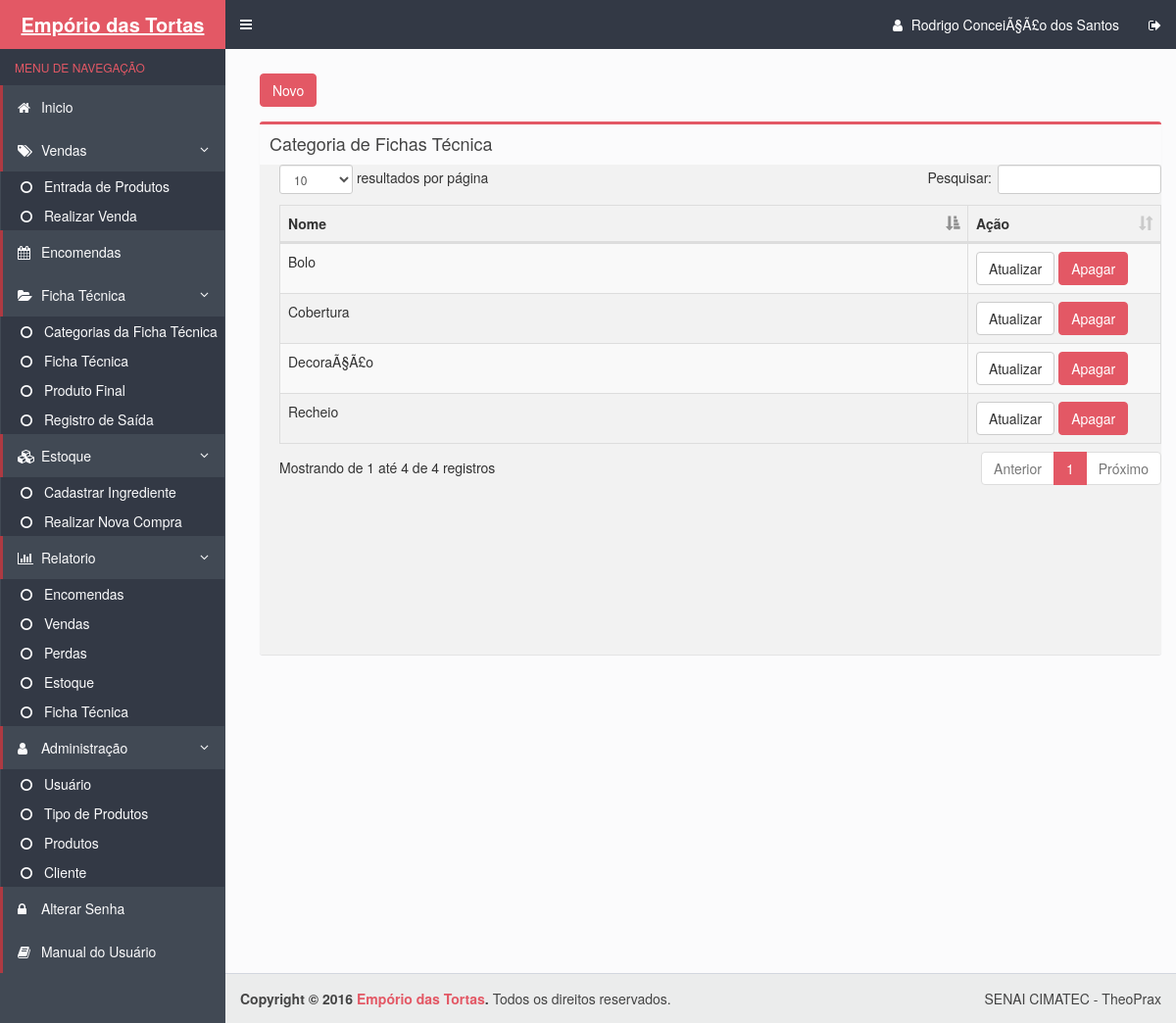
Before: /categoria_ficha_tecnica.php (signed in) with the older database file.
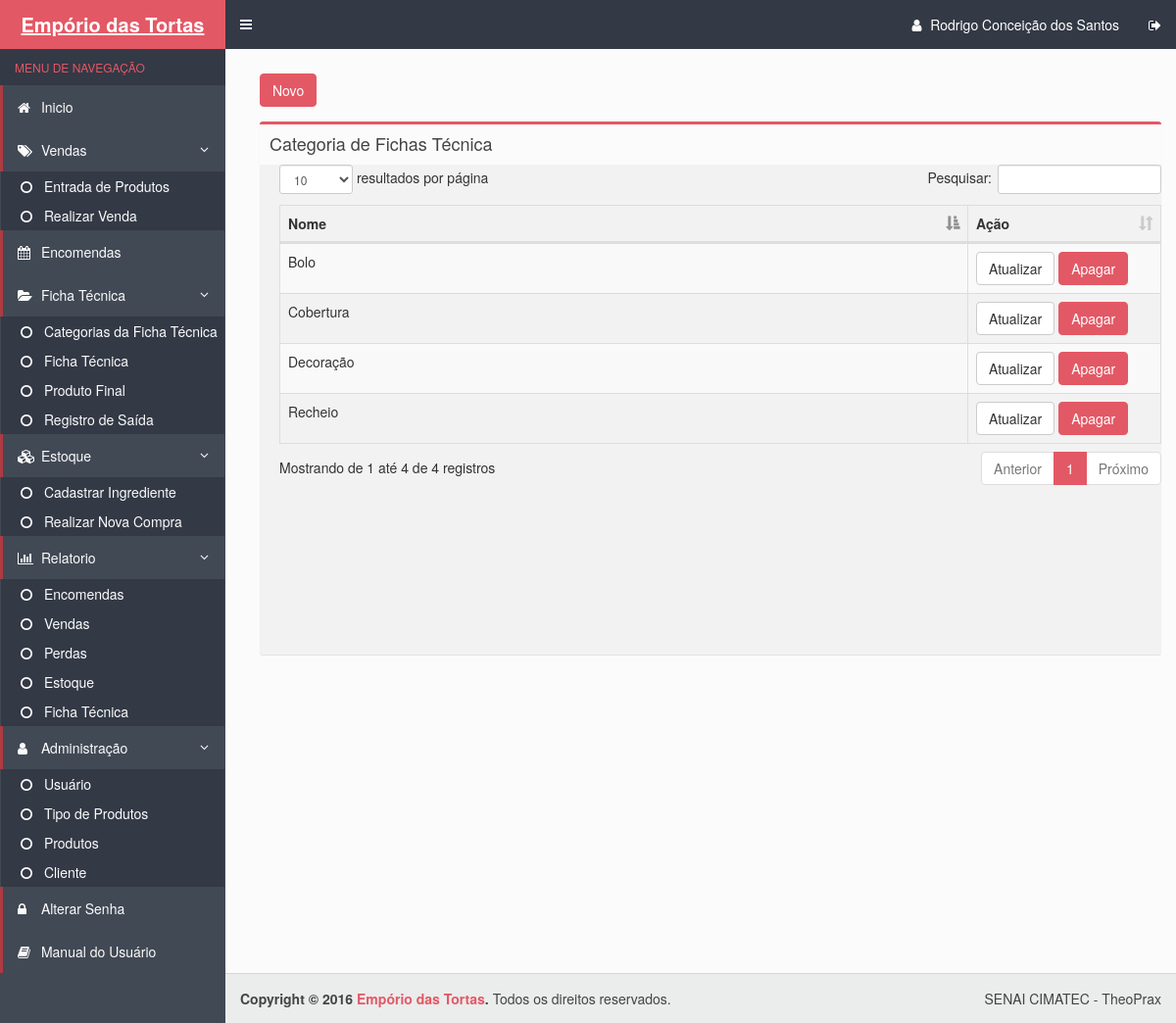
After: the same page with the newer database file.
### tables this page shows
CREATE TABLE IF NOT EXISTS `categoriafichatecnica` (
  `codigo` int(11) NOT NULL AUTO_INCREMENT,
  `nome` varchar(65) NOT NULL,
  PRIMARY KEY (`codigo`)
);

### categoria_ficha_tecnica.php (the view, shortened to what this page needs)
<!DOCTYPE html>
<html>
  <head>
    <link rel="stylesheet" href="bootstrap/css/bootstrap.min.css">
    <link rel="stylesheet" href="bootstrap/css/bootstrap.css">
    <link rel="stylesheet" href="https://maxcdn.bootstrapcdn.com/font-awesome/4.4.0/css/font-awesome.min.css">
    <link rel="stylesheet" href="https://code.ionicframework.com/ionicons/2.0.1/css/ionicons.min.css">
    <link rel="stylesheet" href="dist/css/AdminLTE.css">
    <link rel="stylesheet" href="dist/css/skins/skin-blue.css">
  </head>
  <body class="hold-transition skin-blue sidebar-mini">
    <div class="wrapper">
      <?php include_once("includes/header.php") ?>
      <?php include_once("includes/menu.php") ?>
      <div class="content-wrapper">
        <section class="content">
        <div class="row">
            <div class="col-xs-12">
         <a class="btn btn-danger" href="forms/cadastrar_categoria_ficha_tecnica.php">Novo</a>
          <section class="content-header">
          </section>
              <div class="box">
                <div class="box-header">
                  <h3 class="box-title">Categoria de Fichas Técnica</h3>
                </div>
                <div class="box-body table-responsive no-padding" id="scroll">
                  <table id="example" class="views-table cols-6 table table-striped table-bordered">
         <thead>
      <tr>
                  <th class="views-field views-field-id">
            Nome          </th>
                  <th class="views-field views-field-field-nome">
            Ação         </th>
    </thead>
    <tbody>
      <?php
      $pdo = Database::connect();
      $sql = "SELECT * from categoriafichatecnica"
      ;
      foreach ($pdo->query($sql) as $row) {
        echo '<tr>';
        echo '<td>'. $row['nome'] . '</td>';
        echo '<td width=180>';
        echo '<a class="btn btn-default" href="forms/Atualizar_categoria_ficha_tecnica.php?id='.$row['codigo'].'">Atualizar</a>';
        echo '<a class="btn btn-danger" href="DAO/Excluir_categoria_ficha_tecnica_DAO.php?id='.$row['codigo'].'">Apagar</a>';
        echo '</td>';
        echo '</tr>';
      }
      ?>
    </tbody>
</table>
                </div>
              </div>
            </div>
          </div>
        </section>
      </div>
      <?php include_once("includes/footer.php") ?>
  <link rel="stylesheet" type="text/css" href="css/bootstrap.css">
    <link rel="stylesheet" type="text/css" href="css/dataTables.bootstrap.min.css">
  </body>
</html>

### includes/header.php (shortened to what this page needs)
<header class="main-header">
        <a href="inicio.php" class="logo">
          <span class="logo-lg"><b>Empório das Tortas</b></span>
        </a>
        <nav class="navbar navbar-static-top" role="navigation">
          <a href="#" class="sidebar-toggle" data-toggle="offcanvas" role="button">
          </a>
          <div class="navbar-custom-menu">
            <ul class="nav navbar-nav">
              <li class="dropdown user user-menu">
                <a href="inicio.php">
                <i class="fa fa-user"></i>
                  <span class="hidden-xs"><?php echo $_SESSION['UsuarioNome'];?></span>
                </a>
              </li>
              <li>
                <a href="./conexao/logout.php"><i class="fa fa-sign-out"></i></i></a>
              </li>
            </ul>
          </div>
        </nav>
      </header>

Changed rows visible on the page:
changed categoriafichatecnica: nome "DecoraÃ§Ã£o" → "Decoração"
Other visible differences:
$_SESSION['UsuarioNome']: "Rodrigo ConceiÃ§Ã£o dos Santos" → "Rodrigo Conceição dos Santos"
